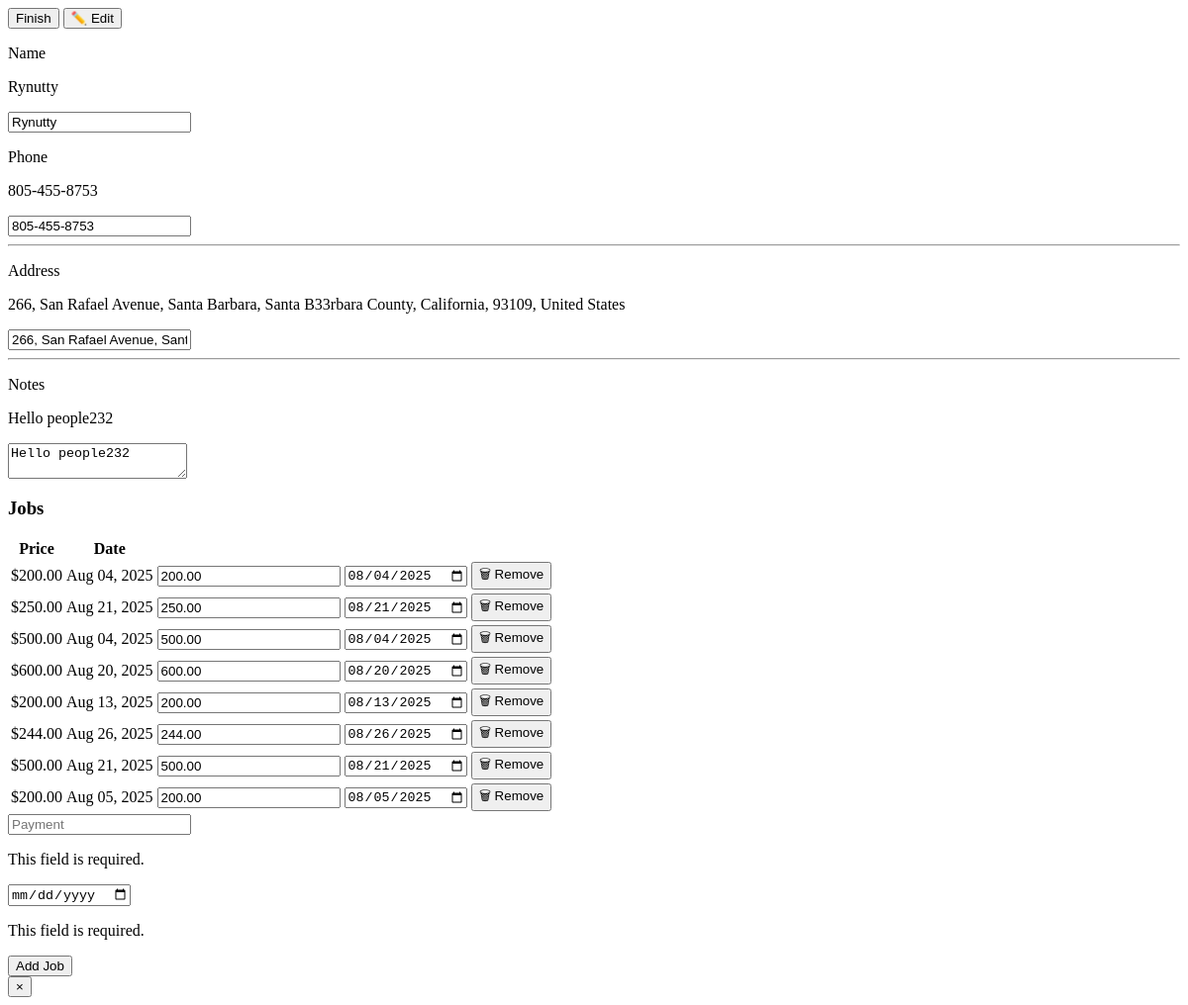
Page /clients/79/detail/ on the earlier database version.
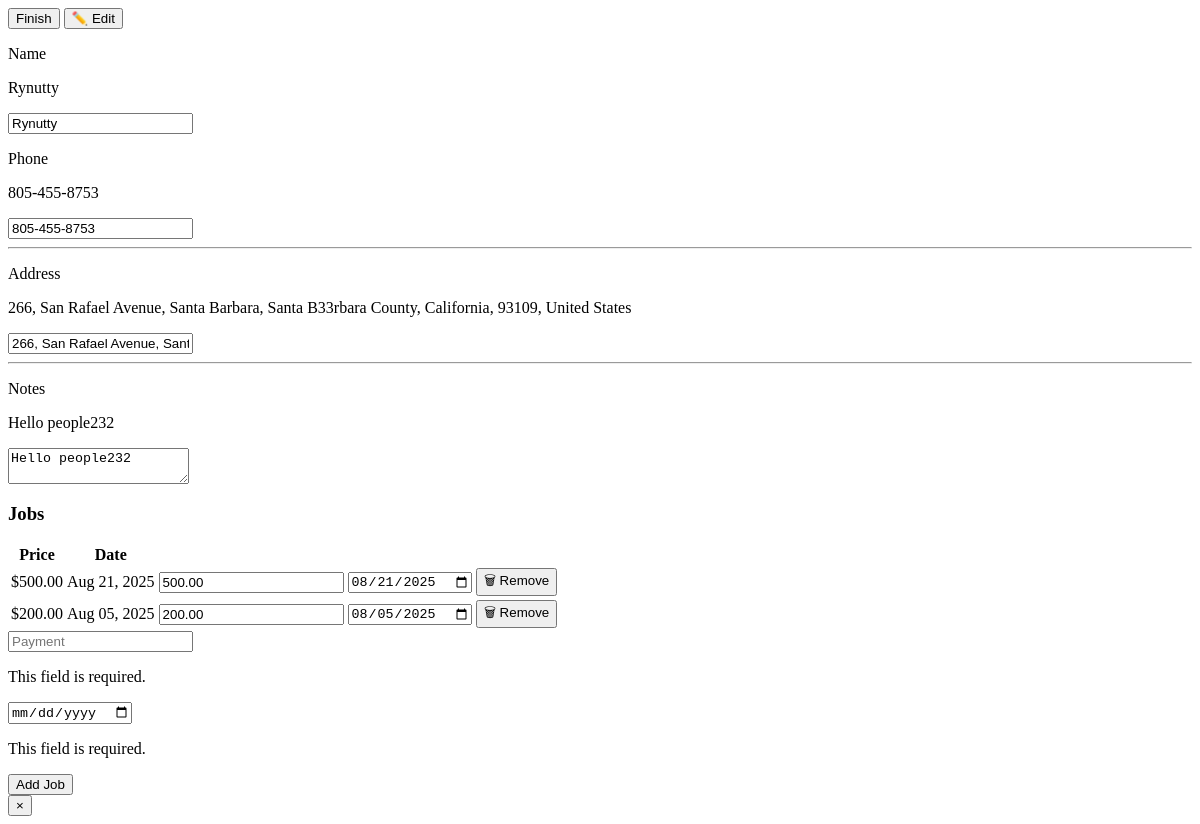
Same page on the later database version.
### core/models.py (models this page shows, shortened)
class Job(models.Model):
    payment = models.DecimalField(default=0, max_digits=8, decimal_places=2)
    client = models.ForeignKey(to=Client, on_delete=models.CASCADE, related_name="jobs")
    date = models.DateField()

### core/views.py (the view)
# urls.py: path("clients/<int:client_id>/detail/", views.client_detail_modal, name="client_detail_modal"),
def client_detail_modal(request, client_id):
    client = get_object_or_404(Client, id=client_id)
    print("\n", client.jobs, "\n")
    return render(request, "core/partials/client_detail_modal.html", {"client": client})

### core/templates/core/partials/client_detail_modal.html (shortened to what the changed rows need)
<div id="modal-body" class="relative">
  <div class="p-8 space-y-10 bg-[#181818] text-gray-200 rounded-xl shadow-2xl max-w-4xl mx-auto max-h-[90vh] overflow-hidden">
    <div class="space-y-4">
      {% if client.jobs.all %}
        <div class="max-h-64 overflow-y-auto border border-gray-700 rounded-lg" id="jobs-modal-table">
          <table class="w-full text-left">
            <thead class="bg-[#202020] text-gray-300 sticky top-0">
              <tr>
                <th class="px-4 py-2 border-b border-gray-700">Price</th>
                <th class="px-4 py-2 border-b border-gray-700">Date</th>
                <th class="px-4 py-2 border-b border-gray-700 hidden" id="remove-job-header"></th>
              </tr>
            </thead>
            <tbody id="client-jobs-container">
              {% for job in client.jobs.all %}
                <tr class="bg-[#1c1c1c] hover:bg-[#222] transition-colors" id={{ job.id }}>
                  <td class="px-4 py-2 border-b border-gray-800 text-green-300">${{ job.payment }}</td>
                  <td class="px-4 py-2 border-b border-gray-800">{{ job.date|date:"M d, Y" }}</td>
                  <td class="px-4 py-2 border-b border-gray-800 hidden">
                    <input
                      type="number"
                      value="{{ job.payment }}"
                      class="w-full px-3 py-2 bg-[#222] text-gray-100 border border-gray-700 rounded-md focus:outline-none focus:ring-2 focus:ring-green-500"
                    />
                  </td>
                  <td class="px-4 py-2 border-b border-gray-800 hidden">
                    <input
                      type="date"
                      value="{{ job.date|date:'Y-m-d' }}"
                      class="w-full px-3 py-2 bg-[#222] text-gray-100 border border-gray-700 rounded-md focus:outline-none focus:ring-2 focus:ring-green-500"
                    />
                  </td>
                    <td class="px-4 py-2 border-b border-gray-800 hidden">
                      <button
                        class="remove-job-button px-3 py-1 text-sm text-red-400 hover:text-white border border-red-500 hover:bg-red-600 bg-[#202020] rounded-md transition duration-150"
                        title="Remove Job"
                        data-toggled="false"
                      >
                        🗑 Remove
                      </button>
                    </td>
                </tr>
              {% endfor %}
            </tbody>
          </table>
        </div>
      {% endif %}
    </div>
  </div>
</div>

Differences in the rows shown:
removed Job: payment "200.00", date "Aug 04, 2025", date "08/04/2025"
removed Job: payment "250.00", date "Aug 21, 2025", date "08/21/2025"
removed Job: payment "500.00", date "Aug 04, 2025", date "08/04/2025"
removed Job: payment "600.00", date "Aug 20, 2025", date "08/20/2025"
removed Job: payment "200.00", date "Aug 13, 2025", date "08/13/2025"
removed Job: payment "244.00", date "Aug 26, 2025", date "08/26/2025"
